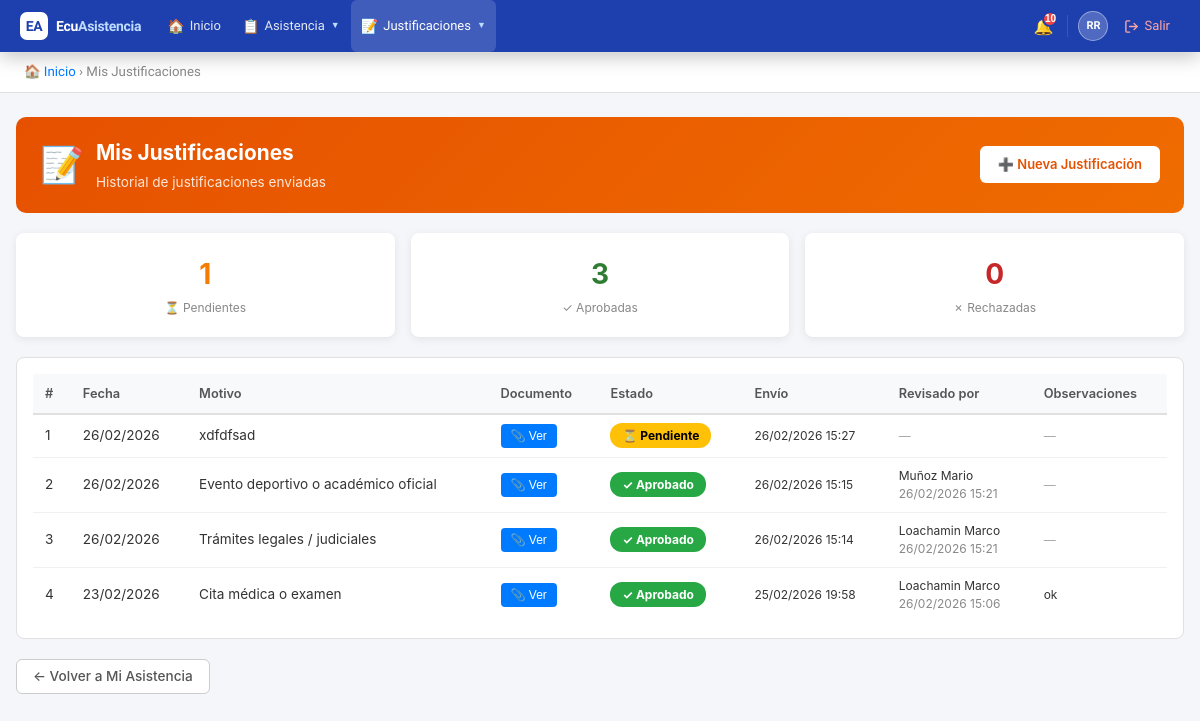
The page /public/?action=my_justifications (signed in) on the database as committed earlier.
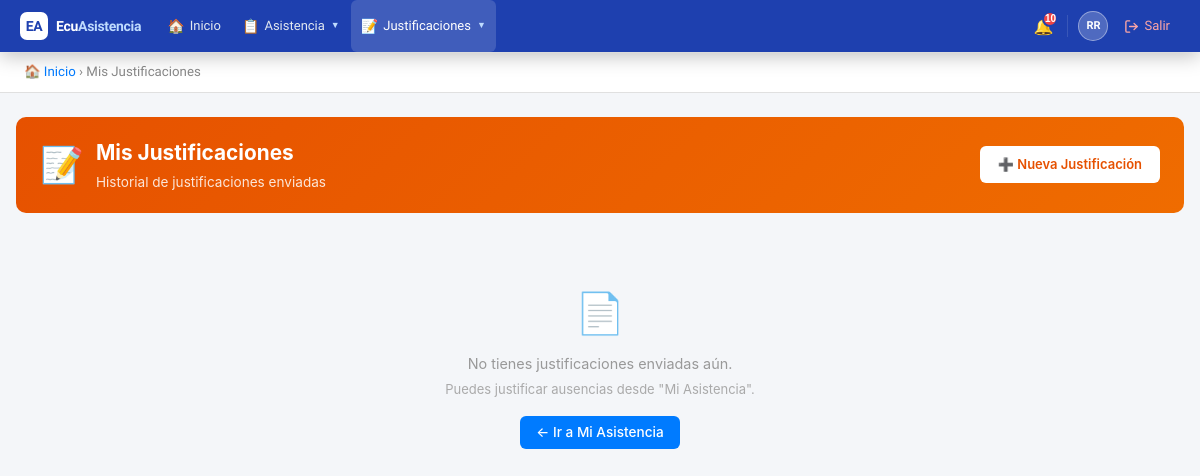
The same page on the database as committed later.
### tables this page shows
CREATE TABLE `justifications` (
  `id` int(11) NOT NULL AUTO_INCREMENT,
  `attendance_id` int(11) DEFAULT NULL,
  `date_from` date DEFAULT NULL,
  `date_to` date DEFAULT NULL,
  `working_days` int(11) DEFAULT NULL,
  `can_approve` enum('tutor','inspector','autoridad') NOT NULL DEFAULT 'inspector',
  `student_id` int(11) NOT NULL,
  `submitted_by` int(11) NOT NULL,
  `reason` text NOT NULL,
  `reason_type` varchar(100) DEFAULT NULL,
  `document_path` varchar(255) DEFAULT NULL,
  `status` enum('pendiente','aprobado','rechazado') DEFAULT 'pendiente',
  `reviewed_by` int(11) DEFAULT NULL,
  `review_notes` text DEFAULT NULL,
  `created_at` timestamp NOT NULL DEFAULT current_timestamp(),
  `updated_at` timestamp NOT NULL DEFAULT current_timestamp() ON UPDATE current_timestamp(),
  PRIMARY KEY (`id`),
  KEY `attendance_id` (`attendance_id`),
  KEY `submitted_by` (`submitted_by`),
  KEY `reviewed_by` (`reviewed_by`),
  KEY `idx_status` (`status`),
  KEY `idx_student` (`student_id`),
  CONSTRAINT `justifications_ibfk_1` FOREIGN KEY (`attendance_id`) REFERENCES `attendances` (`id`) ON DELETE CASCADE,
  CONSTRAINT `justifications_ibfk_2` FOREIGN KEY (`student_id`) REFERENCES `users` (`id`),
  CONSTRAINT `justifications_ibfk_3` FOREIGN KEY (`submitted_by`) REFERENCES `users` (`id`),
  CONSTRAINT `justifications_ibfk_4` FOREIGN KEY (`reviewed_by`) REFERENCES `users` (`id`)
);

CREATE TABLE `attendances` (
  `id` int(11) NOT NULL AUTO_INCREMENT,
  `student_id` int(11) NOT NULL,
  `course_id` int(11) NOT NULL,
  `subject_id` int(11) NOT NULL,
  `teacher_id` int(11) NOT NULL,
  `school_year_id` int(11) NOT NULL,
  `shift_id` int(11) NOT NULL,
  `date` date NOT NULL,
  `hour_period` varchar(20) DEFAULT NULL,
  `status` enum('presente','ausente','tardanza','justificado') NOT NULL,
  `observation` text DEFAULT NULL,
  `created_at` timestamp NOT NULL DEFAULT current_timestamp(),
  `updated_at` timestamp NOT NULL DEFAULT current_timestamp() ON UPDATE current_timestamp(),
  PRIMARY KEY (`id`),
  KEY `course_id` (`course_id`),
  KEY `subject_id` (`subject_id`),
  KEY `teacher_id` (`teacher_id`),
  KEY `school_year_id` (`school_year_id`),
  KEY `shift_id` (`shift_id`),
  KEY `idx_date` (`date`),
  KEY `idx_student` (`student_id`),
  CONSTRAINT `attendances_ibfk_1` FOREIGN KEY (`student_id`) REFERENCES `users` (`id`),
  CONSTRAINT `attendances_ibfk_2` FOREIGN KEY (`course_id`) REFERENCES `courses` (`id`),
  CONSTRAINT `attendances_ibfk_3` FOREIGN KEY (`subject_id`) REFERENCES `subjects` (`id`),
  CONSTRAINT `attendances_ibfk_4` FOREIGN KEY (`teacher_id`) REFERENCES `users` (`id`),
  CONSTRAINT `attendances_ibfk_5` FOREIGN KEY (`school_year_id`) REFERENCES `school_years` (`id`),
  CONSTRAINT `attendances_ibfk_6` FOREIGN KEY (`shift_id`) REFERENCES `shifts` (`id`)
);

### controllers/JustificationController.php (called while the page is built, shortened)
<?php
require_once BASE_PATH . '/models/Justification.php';
class JustificationController {
    private $justificationModel;
    public function __construct() {
        $db = new Database();
        $this->justificationModel  = new Justification($db);
    }
    public function myJustifications() {
        $studentId      = $_SESSION['user_id'];
        $justifications = $this->justificationModel->getByStudent($studentId);
        include BASE_PATH . '/views/justifications/my_list.php';
    }
}

### config/database.php (called while the page is built)
<?php
class Database {
    private $host = 'localhost';
    private $db = 'ecuasistencia2026_db';
    private $user = 'root';
    private $pass = '';
    private $charset = 'utf8mb4';
    private $pdo;
    public function connect() {
        if ($this->pdo === null) {
            $dsn = "mysql:host={$this->host};dbname={$this->db};charset={$this->charset}";
            $options = [
                PDO::ATTR_ERRMODE => PDO::ERRMODE_EXCEPTION,
                PDO::ATTR_DEFAULT_FETCH_MODE => PDO::FETCH_ASSOC,
                PDO::ATTR_EMULATE_PREPARES => false,
            ];
            try {
                $this->pdo = new PDO($dsn, $this->user, $this->pass, $options);
            } catch (PDOException $e) {
                die('Error de conexión: ' . $e->getMessage());
            }
        }
        return $this->pdo;
    }
}

### models/Justification.php (called while the page is built, shortened)
<?php
class Justification {
    private $db;
    public function __construct($database) {
        $this->db = $database->connect();
    }
    public function getByStudent($studentId) {
        $sql = "SELECT j.*,
                a.date as attendance_date,
                sub.name as subject_name,
                j.created_at as submitted_at,
                j.updated_at as reviewed_at,
                CONCAT(r.last_name, ' ', r.first_name) as reviewer_name
                FROM justifications j
                INNER JOIN attendances a ON j.attendance_id = a.id
                INNER JOIN subjects sub ON a.subject_id = sub.id
                LEFT JOIN users r ON j.reviewed_by = r.id
                WHERE j.student_id = :student_id
                ORDER BY j.created_at DESC";
        $stmt = $this->db->prepare($sql);
        $stmt->execute([':student_id' => $studentId]);
        return $stmt->fetchAll();
    }
}

### helpers/Security.php (called while the page is built, shortened)
<?php
class Security {
    public static function hasRole($roleNames) {
        $roleNames = (array) $roleNames;
        return count(array_intersect($roleNames, $_SESSION['roles'])) > 0;
    }
}

### views/justifications/my_list.php (the view, shortened to what the changed rows need)
<!DOCTYPE html>
<html lang="es">
<head>
</head>
<body>
<?php include BASE_PATH . '/views/partials/navbar.php'; ?>
<div class="container">
    <div class="page-header" style="background:linear-gradient(135deg,#e65100,#ef6c00);display:flex;justify-content:space-between;align-items:center;">
        <div style="display:flex;align-items:center;gap:12px;">
            <div>
                <h1>Mis Justificaciones</h1>
            </div>
        </div>
    </div>
    <?php if(empty($justifications)): ?>
        <div class="empty-state">
            <div class="icon">📄</div>
            <p>No tienes justificaciones enviadas aún.</p>
            <p style="font-size:13px;color:#aaa;margin-top:6px;">Puedes justificar ausencias desde "Mi Asistencia".</p>
            <?php if(Security::hasRole('representante')): ?>
            <a href="?action=my_children" class="btn btn-primary" style="margin-top:16px;">← Ir a Mis Representados</a>
        <?php else: ?>
            <a href="?action=my_attendance" class="btn btn-primary" style="margin-top:16px;">← Ir a Mi Asistencia</a>
        <?php endif; ?>
        </div>
    <?php else: ?>
        <div style="display:flex;gap:16px;margin-bottom:20px;flex-wrap:wrap;">
            <div class="stat-box">
                <div class="num" style="color:#f57c00;">
                    <?= count(array_filter($justifications, fn($j) => $j['status'] === 'pendiente')) ?>
                </div>
                <div class="lbl">⏳ Pendientes</div>
            </div>
            <div class="stat-box">
                <div class="num" style="color:#2e7d32;">
                    <?= count(array_filter($justifications, fn($j) => $j['status'] === 'aprobado')) ?>
                </div>
                <div class="lbl">✓ Aprobadas</div>
            </div>
            <div class="stat-box">
                <div class="num" style="color:#c62828;">
                    <?= count(array_filter($justifications, fn($j) => $j['status'] === 'rechazado')) ?>
                </div>
                <div class="lbl">✗ Rechazadas</div>
            </div>
        </div>
        <div class="panel">
            <table>
                <thead>
                    <tr>
                        <th>#</th>
                        <th>Fecha</th>
                        <th>Motivo</th>
                        <th>Documento</th>
                        <th>Estado</th>
                        <th>Envío</th>
                        <th>Revisado por</th>
                        <th>Observaciones</th>
                    </tr>
                </thead>
                <tbody>
                    <?php $i = 1; foreach($justifications as $just): ?>
                    <tr>
                        <td><?= $i++ ?></td>
                        <td><?= date('d/m/Y', strtotime($just['attendance_date'])) ?></td>
                        <td><?= htmlspecialchars($just['reason']) ?></td>
                        <td>
                            <?php if($just['document_path']): ?>
                                <?php
                                    $filePart = preg_replace('/^uploads\//', '', $just['document_path']);
                                    $docUrl   = BASE_URL . '/img.php?f=' . urlencode($filePart);
                                    $ext      = strtolower(pathinfo($filePart, PATHINFO_EXTENSION));
                                ?>
                                <button type="button"
                                        onclick="openDocModal('<?= addslashes($docUrl) ?>','<?= $ext ?>')"
                                        style="padding:5px 10px;background:#007bff;color:white;border-radius:4px;
                                               border:none;font-size:12px;cursor:pointer;">
                                    📎 Ver
                                </button>
                            <?php else: ?>
                                <span style="color:#aaa;font-size:12px;">Sin documento</span>
                            <?php endif; ?>
                        </td>
                        <td>
                            <?php if($just['status'] === 'pendiente'): ?>
                                <span class="badge-pending">⏳ Pendiente</span>
                            <?php elseif($just['status'] === 'aprobado'): ?>
                                <span class="badge-approved">✓ Aprobado</span>
                            <?php else: ?>
                                <span class="badge-rejected">✗ Rechazado</span>
                            <?php endif; ?>
                        </td>
                        <td style="font-size:12px;"><?= date('d/m/Y H:i', strtotime($just['submitted_at'])) ?></td>
                        <td style="font-size:12px;">
                            <?php if($just['reviewed_by']): ?>
                                <?= htmlspecialchars($just['reviewer_name']) ?><br>
                                <span style="color:#888;"><?= date('d/m/Y H:i', strtotime($just['reviewed_at'])) ?></span>
                            <?php else: ?>
                                <span style="color:#aaa;">—</span>
                            <?php endif; ?>
                        </td>
                        <td style="font-size:12px;">
                            <?= $just['review_notes'] ? htmlspecialchars($just['review_notes']) : '<span style="color:#aaa;">—</span>' ?>
                        </td>
                    </tr>
                    <?php endforeach; ?>
                </tbody>
            </table>
        </div>
        <div style="margin-top:16px;">
            <?php if(Security::hasRole('representante')): ?>
            <a href="?action=my_children" class="btn btn-outline">← Volver a Mis Representados</a>
        <?php else: ?>
            <a href="?action=my_attendance" class="btn btn-outline">← Volver a Mi Asistencia</a>
        <?php endif; ?>
        </div>
    <?php endif; ?>
</div>
</body>
</html>

Rows that differ between the two databases and show on the page:
removed justifications: attendance.date "26/02/2026", reason "xdfdfsad", status "⏳ Pendiente", created_at "26/02/2026 15:27"
removed justifications: attendance.date "26/02/2026", reason "Evento deportivo o académico oficial", status "✓ Aprobado", created_at "26/02/2026 15:15", reviewer_name "Muñoz Mario", updated_at "26/02/2026 15:21"
removed justifications: attendance.date "26/02/2026", reason "Trámites legales / judiciales", status "✓ Aprobado", created_at "26/02/2026 15:14", reviewer_name "Loachamin Marco", updated_at "26/02/2026 15:21"
removed justifications: attendance.date "23/02/2026", reason "Cita médica o examen", status "✓ Aprobado", created_at "25/02/2026 19:58", reviewer_name "Loachamin Marco", updated_at "26/02/2026 15:06", review_notes "ok"
Other text that changed with them:
text no longer shown: "1 ⏳ Pendientes 3 ✓ Aprobadas 0 ✗ Rechazadas # Fecha Motivo Documento Estado Envío Revisado por Observaciones ← Volver a Mi Asistencia"
text now shown: "📄 No tienes justificaciones enviadas aún. Puedes justificar ausencias desde \"Mi Asistencia\". ← Ir a Mi Asistencia"
